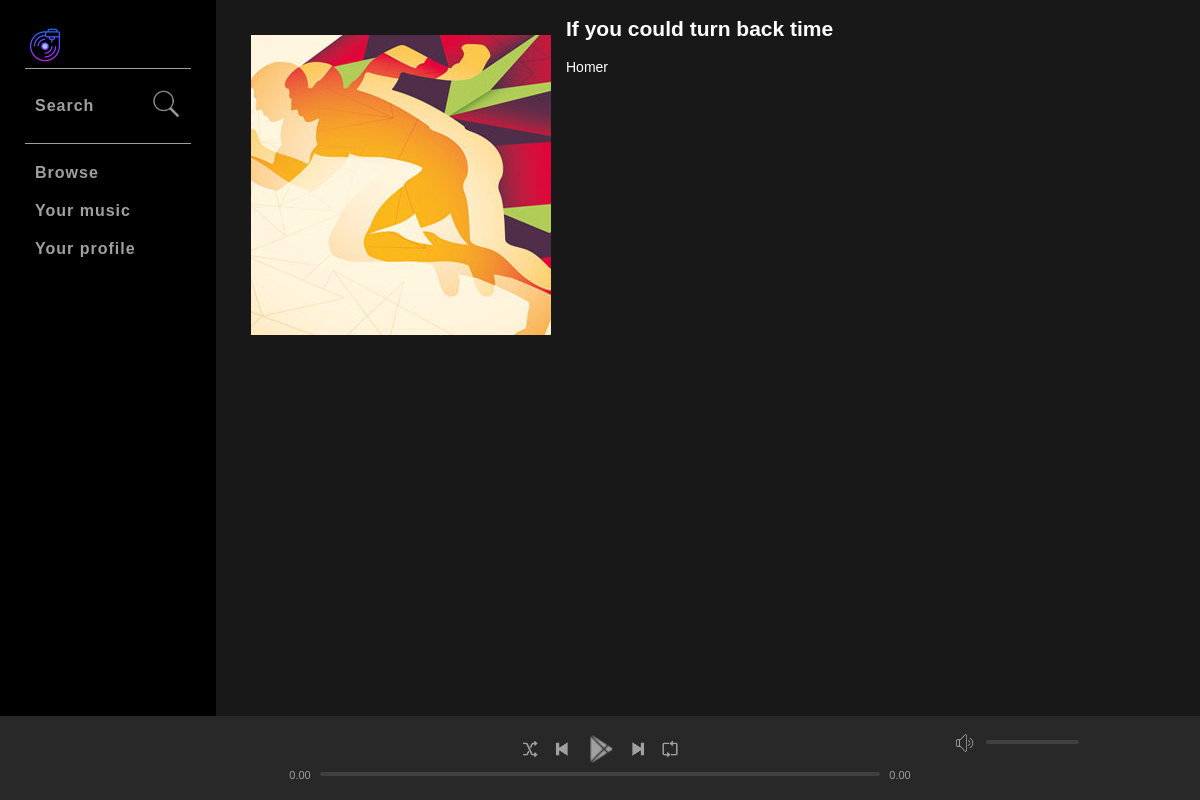
The app's page /album.php?id=4 (signed in) with its own data.
### tables this page shows
CREATE TABLE `albums` (
  `id` int(9) NOT NULL,
  `title` varchar(255) NOT NULL,
  `artist` int(9) NOT NULL,
  `genre` int(9) NOT NULL,
  `artworkPath` varchar(500) NOT NULL
);

CREATE TABLE `artists` (
  `id` int(9) NOT NULL,
  `name` varchar(50) DEFAULT NULL
);

### includes/classes/Helper.php (called while the page is built, shortened)
<?php
class Helper
{
    public function selectAllById ($db, $id){
        $sql = "select * from {$db} where id = '{$id}' ";
        return $sql;
    }
    public function fetchArrayFromDb ($connection, $sql){
            $query = mysqli_query($connection, $sql);
            $dbArray = mysqli_fetch_array($query);
            return $dbArray;
    }
}

### includes/classes/Album.php (called while the page is built, shortened)
<?php
class Album extends Helper
{
    public function getAlbumArray($connection, $id, $db){
        $artistSql = $this->selectAllById($db, $id);
        $artistArr =  $this->fetchArrayFromDb($connection, $artistSql);
        return $artistArr;
    }
}

### includes/classes/Artist.php (called while the page is built, shortened)
<?php
class Artist extends Helper
{
    public function getArtistArray($albumArtistId, $db, $connection){
        $artistSql = $this->selectAllById($db, $albumArtistId);
        $artistArr =  $this->fetchArrayFromDb($connection, $artistSql);
        return $artistArr;
    }
}

### album.php (the view, shortened to what this page needs)
<?php include ("includes/header.php");?>
    <?php
        if (isset($_GET['id'])){
            $albumId = $_GET['id'];
        }else {
            header("Location: index.php");
        }
            $album = new Album($connection, $albumId);
            $artist = new Artist($connection, $albumId);
            $albumArray = $album->getAlbumArray($connection, $albumId, 'albums');
            $albumArtistId = $albumArray['artist'];
            $artistArray =  $artist->getArtistArray($albumArtistId, 'artists', $connection);
    ?>
        <div class="entityInfo">
            <div class="leftSection">
                <img src="<?php echo $albumArray['artworkPath'] ?>" alt="">
            </div>
            <div class="rightSection">
                <h2><?php echo $albumArray['title'] ?></h2>
                <span><?php echo $artistArray['name'] ?></span>
            </div>
        </div>
<?php include ("includes/footer.php");?>

### assets/css/style.css (style rules this page uses)
html, body { padding: 0; margin: 0; height: 100%; }
body { background-color: #181818; min-width: 720px; font-size: 14px; }
* { font-family: "Halvetica Neue", Halvetica, Arial, sans-serif; color: #ffffff; }
.entityInfo { display: flex; }
.entityInfo .leftSection { flex-basis: 25%; }
.entityInfo .rightSection { flex-basis: 75%; }
.leftSection img { padding: 35px 15px; }

### records on screen
albums: artworkPath (picture), title "If you could turn back time"
artists: name "Homer"
